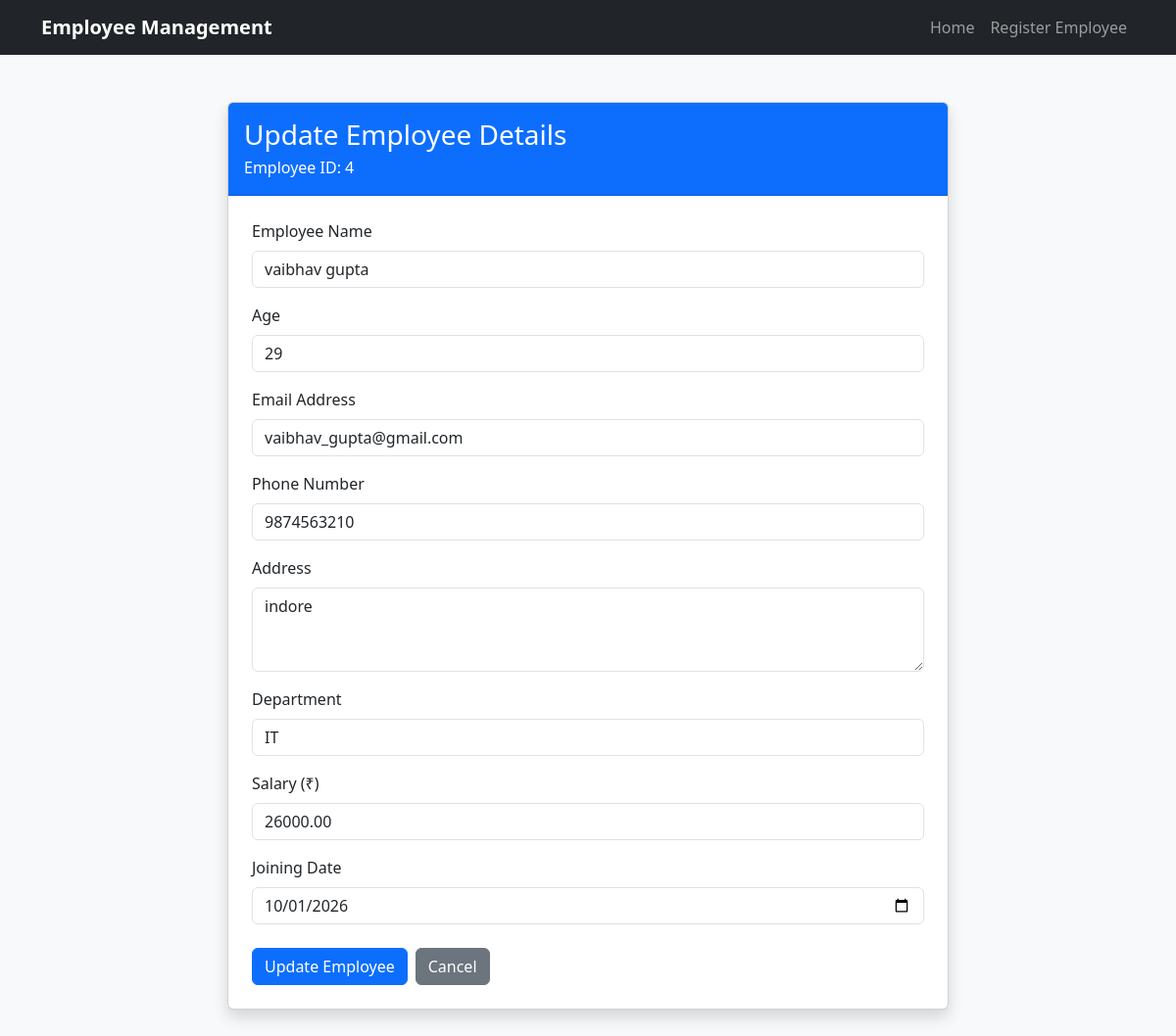
Page /update_employee/4/ on the committed database.
### crudapp/models.py (models this page shows, shortened)
class Employee(models.Model):
    name = models.CharField(max_length=100)
    age = models.IntegerField()
    email = models.EmailField(unique=True)
    phone = models.CharField(max_length=15)
    address = models.TextField()
    department = models.CharField(max_length=100)
    salary = models.DecimalField(max_digits=10, decimal_places=2)
    joining_date = models.DateField()

### crudapp/views.py (the view, shortened to what this page needs)
# urls.py: path('update_employee/<int:id>/',update_employee,name='update_employee'),
def update_employee(request,id):
    employee=get_object_or_404(Employee,id=id)
    return render(request,'update_employee.html',{'employee':employee})

### crudapp/templates/update_employee.html (shortened to what this page needs)
<!DOCTYPE html>
<html lang="en">
<head>
    <link href="https://cdn.jsdelivr.net/npm/bootstrap@5.3.3/dist/css/bootstrap.min.css"
          rel="stylesheet">
</head>
<body class="bg-light">
    <nav class="navbar navbar-expand-lg navbar-dark bg-dark">
        <div class="container">
            <a class="navbar-brand fw-bold"
               href="{% url 'employee_list' %}">
                Employee Management
            </a>
            <div class="navbar-nav ms-auto">
                <a class="nav-link"
                   href="{% url 'employee_list' %}">Home</a>
                <a class="nav-link"
                   href="{% url 'register_employee' %}">Register Employee</a>
            </div>
        </div>
    </nav>
    <div class="container mt-5 mb-5">
        <div class="row justify-content-center">
            <div class="col-lg-8 col-md-10">
                <div class="card shadow">
                    <div class="card-header bg-primary text-white py-3">
                        <h3 class="mb-0">Update Employee Details</h3>
                        <p class="mb-0 mt-1">
                            Employee ID: {{ employee.id }}
                        </p>
                    </div>
                    <div class="card-body p-4">
                        <form method="POST"
                              action="{% url 'update_employee' employee.id %}">
                            <div class="mb-3">
                                <label for="name" class="form-label">
                                    Employee Name
                                </label>
                                <input type="text"
                                       id="name"
                                       name="name"
                                       class="form-control"
                                       value="{{ employee.name }}"
                                       maxlength="100"
                                       required>
                            </div>
                            <div class="mb-3">
                                <label for="age" class="form-label">
                                    Age
                                </label>
                                <input type="number"
                                       id="age"
                                       name="age"
                                       class="form-control"
                                       value="{{ employee.age }}"
                                       min="1"
                                       required>
                            </div>
                            <div class="mb-3">
                                <label for="email" class="form-label">
                                    Email Address
                                </label>
                                <input type="email"
                                       id="email"
                                       name="email"
                                       class="form-control"
                                       value="{{ employee.email }}"
                                       required>
                            </div>
                            <div class="mb-3">
                                <label for="phone" class="form-label">
                                    Phone Number
                                </label>
                                <input type="tel"
                                       id="phone"
                                       name="phone"
                                       class="form-control"
                                       value="{{ employee.phone }}"
                                       maxlength="15"
                                       required>
                            </div>
                            <div class="mb-3">
                                <label for="address" class="form-label">
                                    Address
                                </label>
                                <textarea id="address"
                                          name="address"
                                          class="form-control"
                                          rows="3"
                                          required>{{ employee.address }}</textarea>
                            </div>
                            <div class="mb-3">
                                <label for="department" class="form-label">
                                    Department
                                </label>
                                <input type="text"
                                       id="department"
                                       name="department"
                                       class="form-control"
                                       value="{{ employee.department }}"
                                       maxlength="100"
                                       required>
                            </div>
                            <div class="mb-3">
                                <label for="salary" class="form-label">
                                    Salary (₹)
                                </label>
                                <input type="number"
                                       id="salary"
                                       name="salary"
                                       class="form-control"
                                       value="{{ employee.salary }}"
                                       min="0"
                                       step="0.01"
                                       required>
                            </div>
                            <div class="mb-4">
                                <label for="joining_date" class="form-label">
                                    Joining Date
                                </label>
                                <input type="date"
                                       id="joining_date"
                                       name="joining_date"
                                       class="form-control"
                                       value="{{ employee.joining_date|date:'Y-m-d' }}"
                                       required>
                            </div>
                            <div class="d-flex gap-2">
                                <button type="submit"
                                        class="btn btn-primary">
                                    Update Employee
                                </button>
                                <a href="{% url 'employee_list' %}"
                                   class="btn btn-secondary">
                                    Cancel
                                </a>
                            </div>
                        </form>
                    </div>
                </div>
            </div>
        </div>
    </div>
</body>
</html>

### rows in the picture
Employee: id "4", name "vaibhav gupta", age "29", email "vaibhav_gupta@gmail.com", phone "9874563210", address "indore", department "IT", salary "26000.00", joining_date "10/01/2026"
